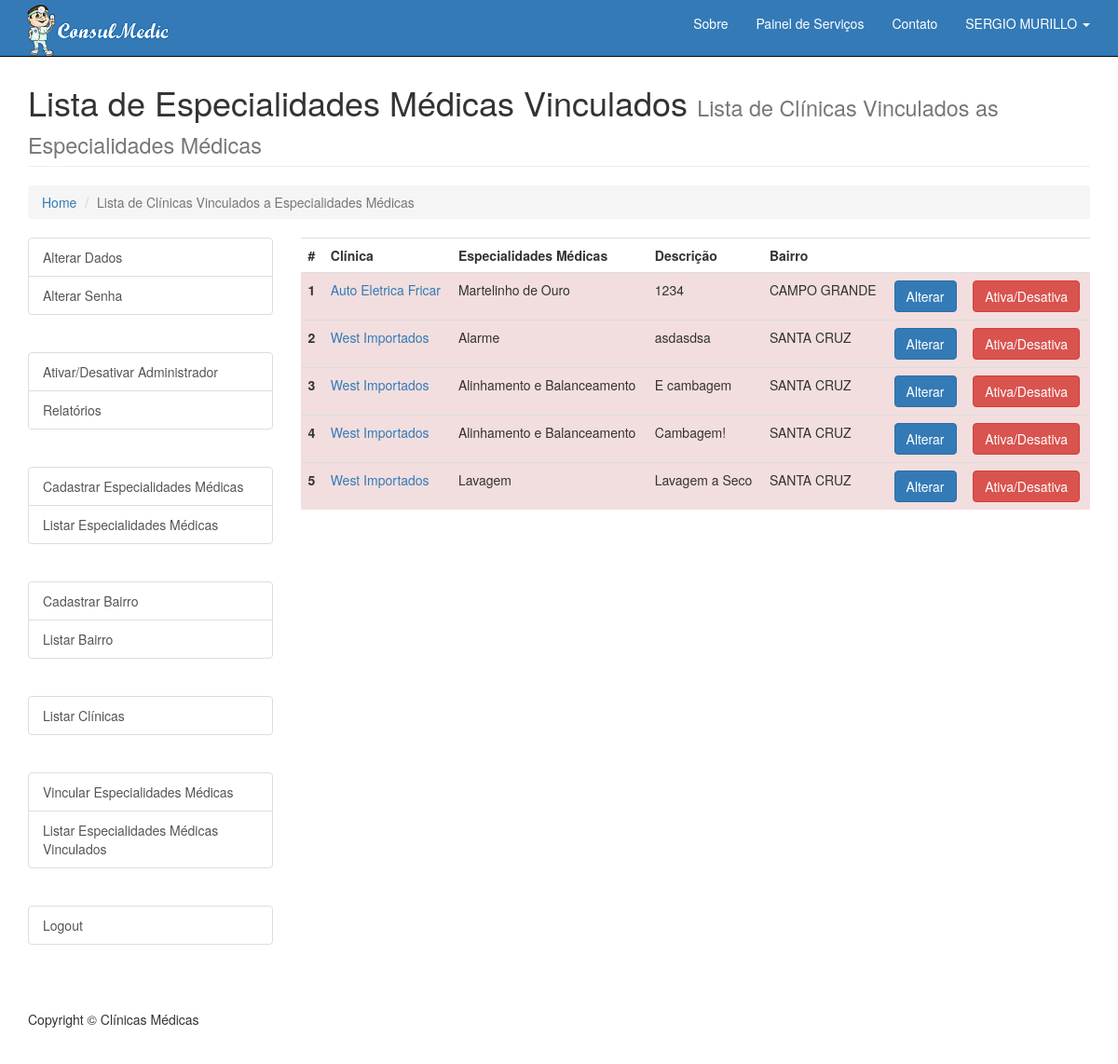
Before: /listaServico.php (signed in) with the older database file.
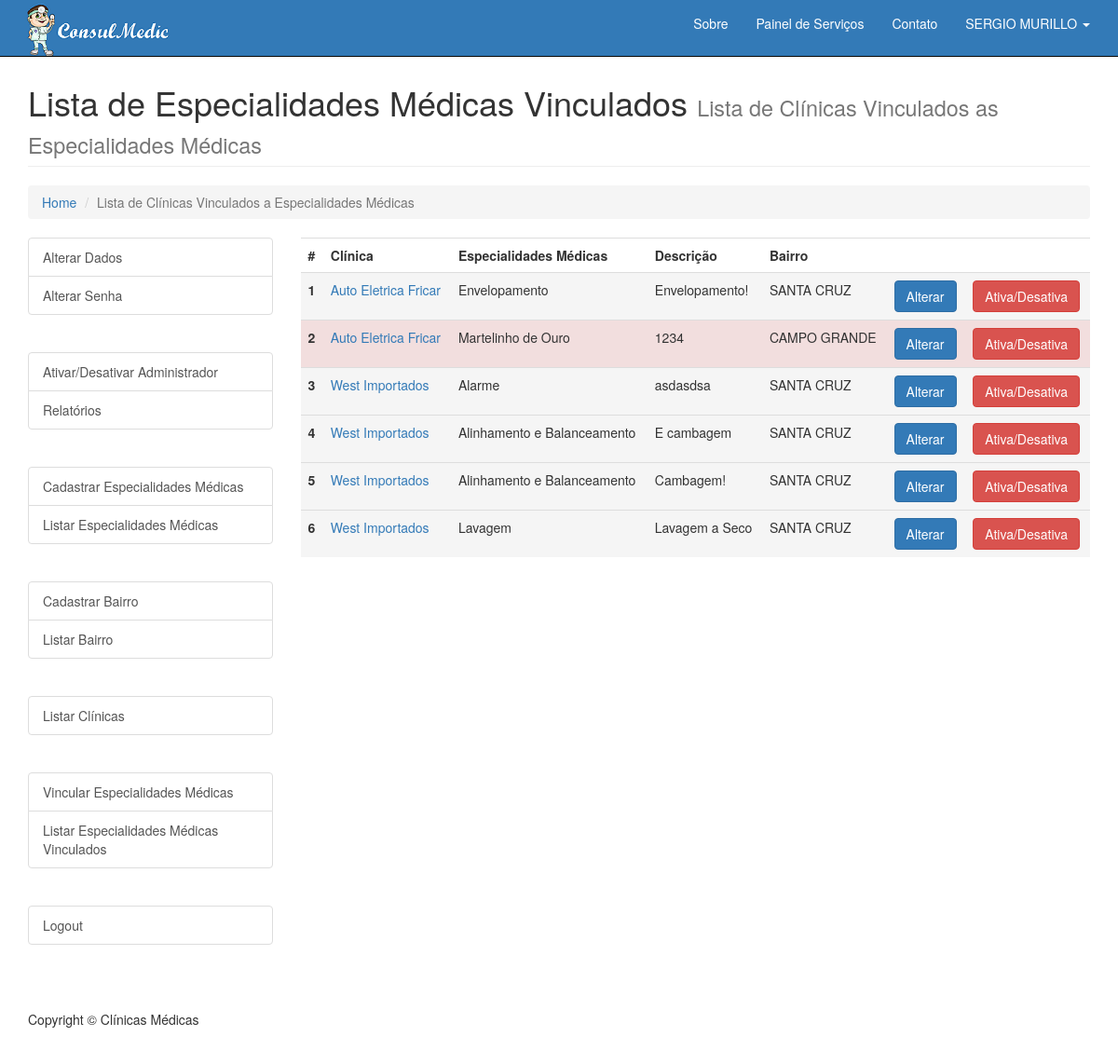
After: the same page with the newer database file.
### tables this page shows
CREATE TABLE `tb_serv_cli` (
  `idClientes` int(11) NOT NULL,
  `idServicos` int(11) NOT NULL,
  `descricao` varchar(255) NOT NULL,
  `estatus` varchar(1) DEFAULT NULL
);

CREATE TABLE `clientes` (
  `idCliente` int(11) NOT NULL,
  `nomeCliente` varchar(55) NOT NULL,
  `endCliente` varchar(50) NOT NULL,
  `numCliente` int(4) NOT NULL,
  `bairroCliente` varchar(15) NOT NULL,
  `cepCliente` varchar(9) NOT NULL,
  `telCliente` varchar(10) NOT NULL,
  `celCliente` varchar(10) NOT NULL,
  `descCliente` varchar(255) NOT NULL,
  `estatus` varchar(1) NOT NULL,
  `idUsuario` int(11) NOT NULL,
  `image1` varchar(100) DEFAULT NULL,
  `image2` varchar(100) DEFAULT NULL,
  `image3` varchar(100) DEFAULT NULL
);

CREATE TABLE `servicos` (
  `idServico` int(11) NOT NULL,
  `nomeServico` varchar(155) NOT NULL
);

### class/classClinicaMedica.php (called while the page is built, shortened)
<?php
class classClinicaMedica{
    private $host = "localhost";
    private $dbname = "carrolista";
    private $user = "root";
    private $senha = "";
    function conecta(){
        $this->pdo = new PDO("mysql:host=$this->host;dbname=$this->dbname", "$this->user", "$this->senha");
    }
}
?>

### class/classServicos.php (the view, shortened to what this page needs)
<?php
class classServicos extends classCliente{
    function listaServicos($idUsuario){
        try{
            $listaServico = $this->pdo->prepare("SELECT c.nomeCliente,s.nomeServico,sc.descricao,c.bairroCliente,c.idCliente,s.idServico,sc.estatus,c.idCliente "
                    . "FROM clientes c INNER JOIN tb_serv_cli sc ON c.idCliente = sc.idClientes "
                    . "INNER JOIN servicos s ON sc.idServicos = s.idServico "
                    . "WHERE c.idUsuario = :idUsuario "
                    . "ORDER BY c.nomeCliente,s.nomeServico ");
            $listaServico->execute(array(
                ':idUsuario' =>$idUsuario
            ));
            $i=1;
            while ($servicos = $listaServico->fetch(PDO::FETCH_NUM)){
                $class = ($servicos[6] == 'A')? "class='active'":"class='danger'";
                echo "<tr $class><td><b>".$i++."</b></td>"
                        . "<td><a href='descCliente.php?cliente=".$servicos[7]."'>".$servicos[0]."</a></td>"
                        . "<td>".$servicos[1]."</td>"
                        . "<td>".$servicos[2]."</td>"
                        . "<td>".$servicos[3]."</td>"
                        . "<td><a href='altServico.php?cliente=".$servicos[4]."&servico=".$servicos[5]."' class='btn btn-primary'>Alterar</a></td>"
                        . "<td><a href='desativaServico.php?cliente=".$servicos[4]."&servico=".$servicos[5]."' class='btn btn-danger'>Ativa/Desativa</a></td>"
                        . "</tr>";
            }
        } catch (Exception $e) {
            echo 'Error: '. $e->getMessage();
        }
    }
}

Changed rows visible on the page:
added tb_serv_cli: idClientes.nomeCliente "Auto Eletrica Fricar", idServicos.nomeServico "Envelopamento", descricao "Envelopamento!", idClientes.bairroCliente "SANTA CRUZ"
